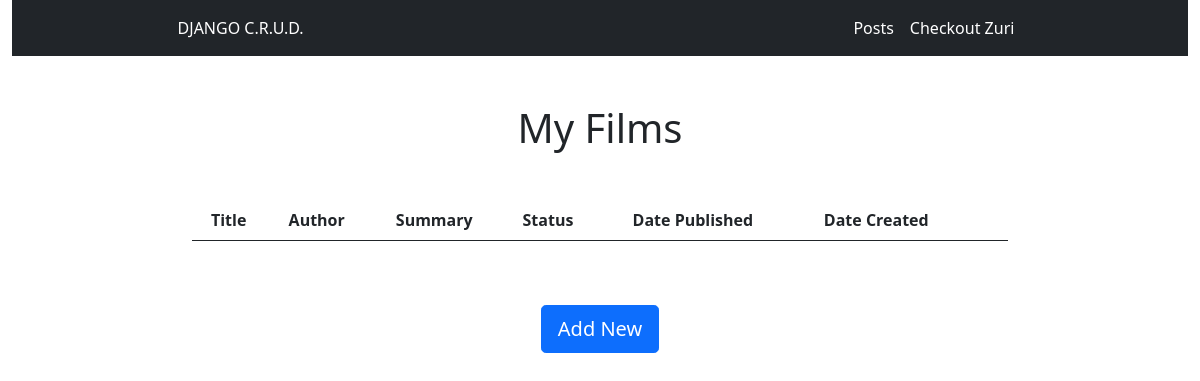
/blog/, run on an earlier commit of the app's database.
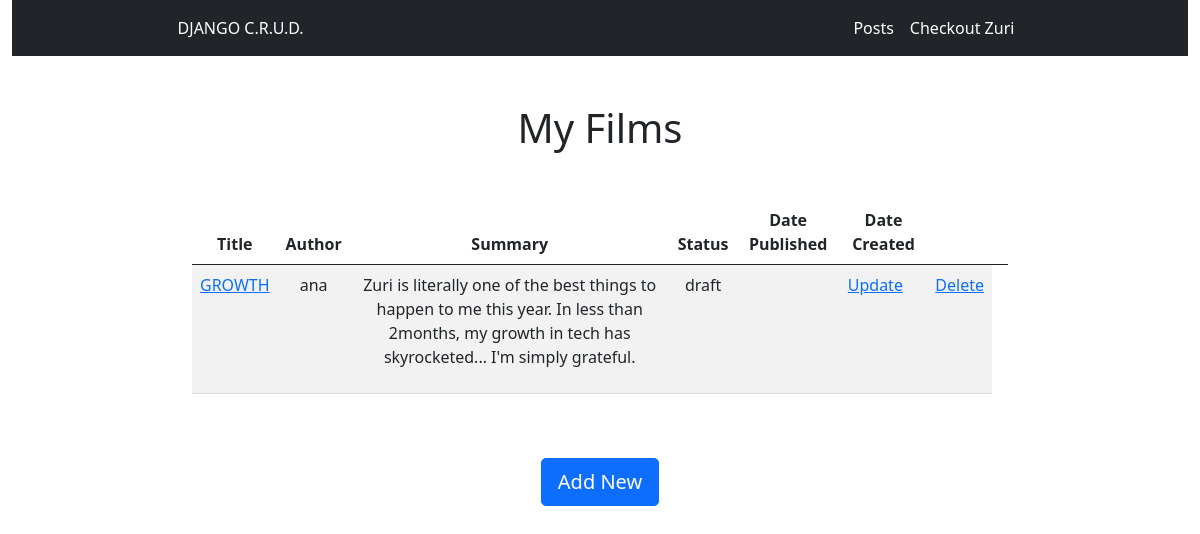
And on a later commit of the database.
### blog/models.py (models this page shows, shortened)
class Post(models.Model):
    STATUS_CHOICES = (
        ("draft", "Draft"),
        ("published", "Published")
    )
    title = models.CharField(max_length=250)
    slug = models.SlugField(max_length=300, unique=True, editable=False)
    author = models.ForeignKey(
        get_user_model(), on_delete=models.CASCADE, related_name="blog_posts"
    )
    body = models.TextField()
    publish = models.DateTimeField(default=timezone.now)
    created = models.DateTimeField(auto_now_add=True)
    updated = models.DateTimeField(auto_now=True)
    status = models.CharField(
        max_length=10, choices=STATUS_CHOICES, default="draft"
    )
    class Meta:
        ordering = ("-publish",)
    def get_absolute_url(self):
        return reverse("blog:post_detail", kwargs={"slug": self.slug})

### blog/views.py (the view)
# urls.py: path("", views.PostListView.as_view(), name="all"),
class PostListView(ListView):
    model = Post

### blog/templates/blog/post_list.html (shortened to what this page needs)
{% extends 'base.html' %}
{% block content %}
<div class="container d-flex mt-5" style="width: 70%;">
    <div class="col">
        <h1 class="text-center">My Films</h1>
        <table class="table table-striped mt-5">
            <thead>
                <tr>
                    <th class="text-center" scope="col">Title</th>
                    <th class="text-center" scope="col">Author</th>
                    <th class="text-center" scope="col">Summary</th>
                    <th class="text-center" scope="col">Status</th>
                    <th class="text-center" scope="col">Date Published</th>
                    <th class="text-center" scope="col">Date Created</th>
                    <th></th>
                    <th></th>
                </tr>
            </thead>
            <tbody>
                {% for post in post_list %}
                <tr>
                    <td class="ml-5"><a href="{{post.get_absolute_url}}">{{post.title}}</a></td>
                    <td class="text-center">{{post.author}}</td>
                    <td class="text-center">{{post.body|truncatewords:30|linebreaks}}</td>
                    <td class="text-center">{{post.status}}</td>
                    <td class="text-center">{{post.published_at|date:"D, d M, y"}}</td>
                    <td><a href="{% url 'blog:post_update' post.slug %} ">Update</a></td>
                    <td><a href="{% url 'blog:post_delete' post.slug %}">Delete</a></td>
                </tr>
            {% endfor %}
            </tbody>
        </table>
        <div class="d-flex justify-content-center">
            <a href="{% url 'blog:post_create' %}" class="d-block btn btn-primary btn-lg my-5">Add New</a>
        </div>
    </div>
</div>
{% endblock content %}

### blog/templates/base.html (shortened to what this page needs)
<!DOCTYPE HTML>
<html lang="en">
<head>
<link href="https://cdn.jsdelivr.net/npm/bootstrap@5.0.2/dist/css/bootstrap.min.css" rel="stylesheet">
</head>
<body>
<div class="container-fluid">
    <nav class="navbar navbar-expand-lg navbar-dark bg-dark">
        <div class="d-flex justify-content-between px-5 mx-auto" style="width: 80%;">
            <span class="navbar-text text-white">DJANGO C.R.U.D.</span>
            <ul class="navbar-nav mr-auto">
                <li class="nav-item active">
                    <a class="nav-link active" href="{% url 'blog:all' %}">Posts</a>
                </li>
                <li class="nav-item active">
                    <a class="nav-link active" href="https://zuri.team/" target="_blank">Checkout Zuri</a>
                </li>
            </ul>
        </div>
    </nav>
</div>
{% block content %}
{% endblock content %}
</body>
</html>

What changed in the data, as far as the page shows it:
added Post: title "GROWTH", author "ana", body "Zuri is literally one of the best things to happen to me this year. In less than 2months, my growth in tech has skyrocketed... I'm simply grateful.", status "draft"
